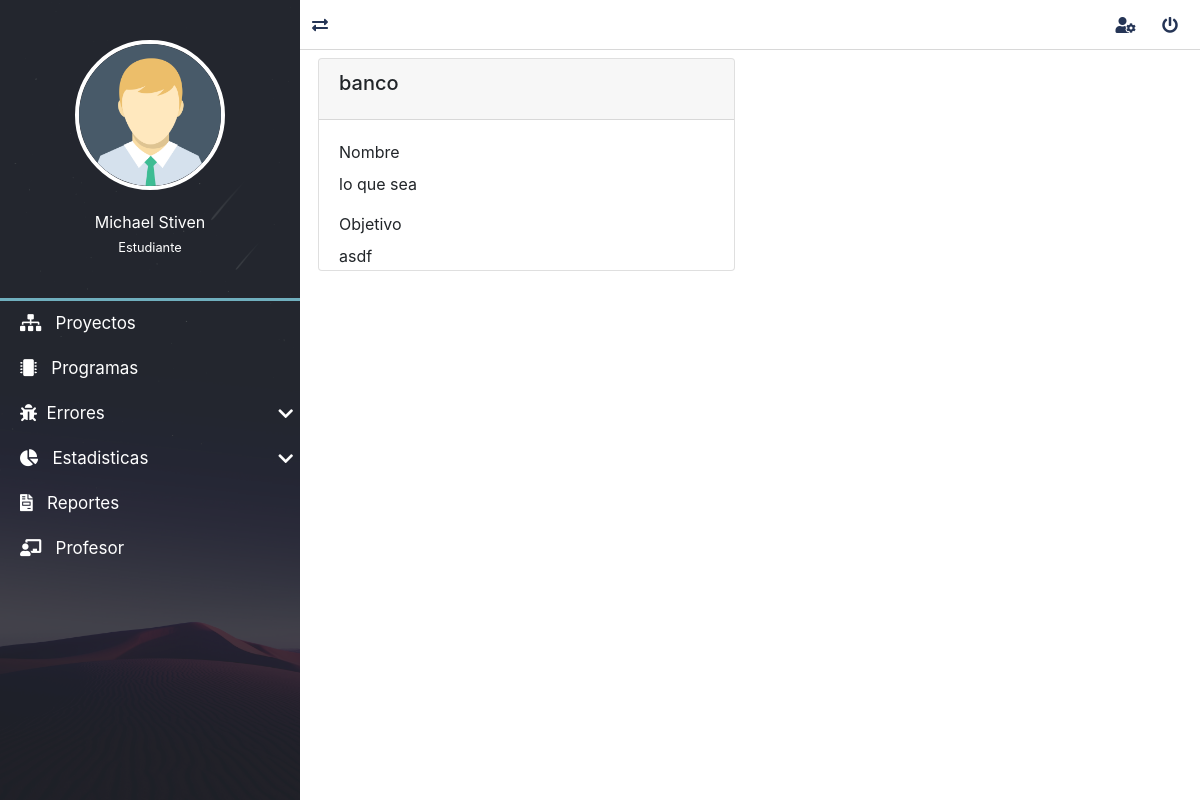
/resportes/lista/ (signed in), run on an earlier commit of the app's database.
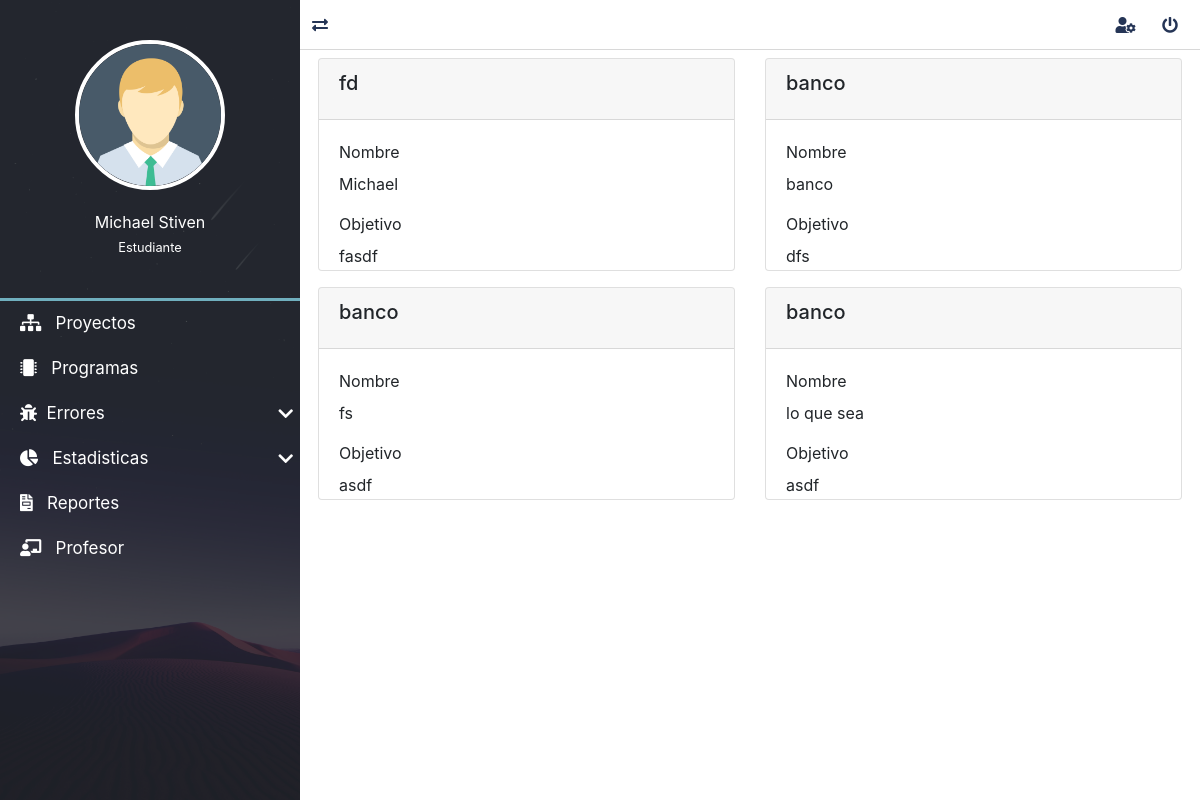
And on a later commit of the database.
### reportes/models.py (models this page shows, shortened)
class Reporte(models.Model):
    id_programa = models.ForeignKey("programas.Programa", verbose_name="Programa", on_delete=models.CASCADE)
    nombre = models.CharField(verbose_name="Nombre", max_length=50)
    objetivos = models.TextField(verbose_name="Objetivos")
    condiciones = models.TextField(verbose_name="Condiciones")
    resultados_esperados = models.TextField(verbose_name="Resultados Esperados")
    numero_test = models.IntegerField(verbose_name="Numero de test")
    resultados_actules = models.TextField(verbose_name="Resultados Actules")
    descripcion = models.TextField(verbose_name="Descripción")
    class Meta:
        verbose_name = "Reporte"
        verbose_name_plural = "Reportes"
        ordering = ['nombre', 'numero_test']

### programas/models.py (models this page shows)
class Programa(models.Model):
    id_usuario = models.ForeignKey(settings.AUTH_USER_MODEL, verbose_name="usuario", on_delete=models.CASCADE)
    id_proyecto = models.ForeignKey("proyectos.Proyecto", verbose_name="proyecto", on_delete=models.CASCADE)
    nombre = models.CharField(verbose_name="Nombre", max_length=200)
    descripcion = models.TextField(verbose_name="Descripción")
    id_lenguaje = models.ForeignKey("mainApp.Lenguaje", verbose_name="lenguaje", on_delete=models.CASCADE)
    id_medida = models.ForeignKey("mainApp.Medida", verbose_name="medida", on_delete=models.CASCADE)
    fecha_creacion = models.DateTimeField(auto_now_add=True, verbose_name="Fecha de creación")
    fecha_actualizacion = models.DateTimeField(auto_now=True, verbose_name="Fecha de edición")
    fecha_finalizacion = models.DateTimeField(verbose_name="Fecha de finalización", null=True, blank=True)
    class Meta:
        verbose_name = "Programa"
        verbose_name_plural = "Programas"
        ordering = ['nombre', 'fecha_creacion']
    def __str__(self):
        return self.nombre

### reportes/views.py (the view)
# urls.py: path('lista/', ReporteListView.as_view(), name='lista_reportes'),
@method_decorator(login_required, name='dispatch')
class ReporteListView(ListView):
    model = Reporte

### mainApp/context_processors.py (called while the page is built)
def get_programasDeUsuario(request):
    programas= Programa.objects.all()
    return {'lista_programas':programas}

def get_lenguajes(request):
    lenguajes = Lenguaje.objects.all()
    return {'lista_lenguajes':lenguajes}

def get_medidas(request):
    medidas = Medida.objects.all()
    return {'lista_medidas':medidas}

def get_fases(request):
    fases = Fase.objects.all()
    return {'lista_fases':fases}

def get_tiposdefectos(request):
    tipos_defectos = TiposDefecto.objects.all()
    return {'lista_tipos_defectos':tipos_defectos}

### proyectos/context_processors.py (called while the page is built)
def get_proyecto(request):
    proyecto= Proyecto.objects.values_list('id','nombre','id_proceso' ,'descripcion', 'fechaInicio')
    return {
        'proyectos':proyecto
    }

### reportes/templates/reportes/reporte_list.html (shortened to what this page needs)
{% extends 'layouts/layout.html' %}
{% block content %}
    <div class="row">
        {% for j in object_list %}
                <div class="col-sm-6 mb-3">
                    <div class="card">
                        <div class="card-header">
                            <h5 class="card-title">{{j.id_programa}}</h5>
                        </div>
                        <div class="card-body scroll-project-description">
                            <label class="label">Nombre</label>
                            <p class="card-text">{{j.nombre}}</p>
                            <label class="label">Objetivo</label>
                            <p class="card-text">{{j.objetivos}}</p>
                        </div>
                    </div>
                </div>
        {% endfor %}
    </div>
{% endblock content %}

What changed in the data, as far as the page shows it:
added Reporte: id_programa "fd", nombre "Michael", objetivos "fasdf"
added Reporte: id_programa "banco", nombre "banco", objetivos "dfs"
added Reporte: id_programa "banco", nombre "fs", objetivos "asdf"
